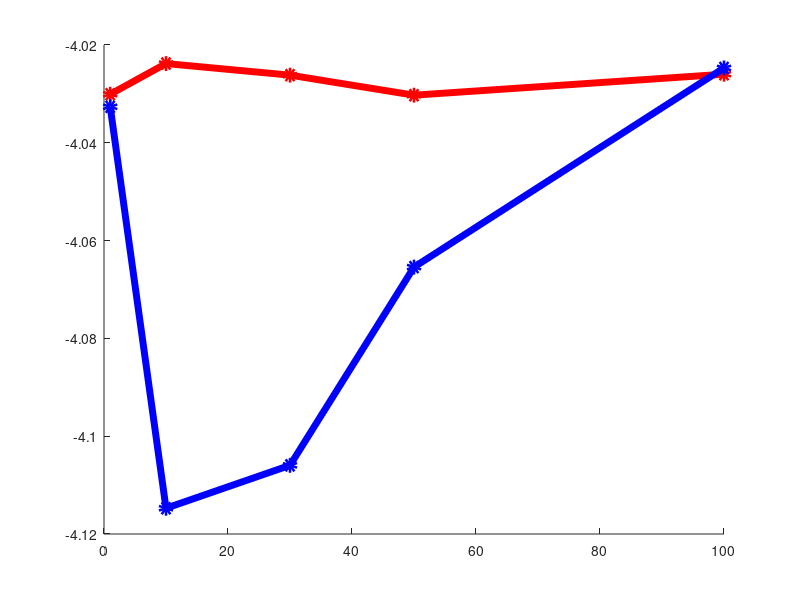

MATLAB code for this plot: (Note: this script raises an error after producing the figure.)
name = 'fig2_nbpl';
y1=[-6.2932   -6.2834  -6.2871 -6.2935  -6.2868]*1e5;
y2=[-6.2972, -6.4254,-6.4117,-6.3484,-6.2848]*1e5;
xs=[1,10,30,50,100];
xn='K_0';
yn='log P(x^{test})/# token';
tn='BurstyBar';
l={'ME-n','GS'};

h=figure;
hold on;
xs=[1,10,30,50,100];
plot(xs,y1/156156,'r-o','LineWidth',5)
plot(xs,y2/156156,'b-o','LineWidth',5)
plot_pdf(h,name,xs,xn,yn,l,tn,[-4.5,-4]);

